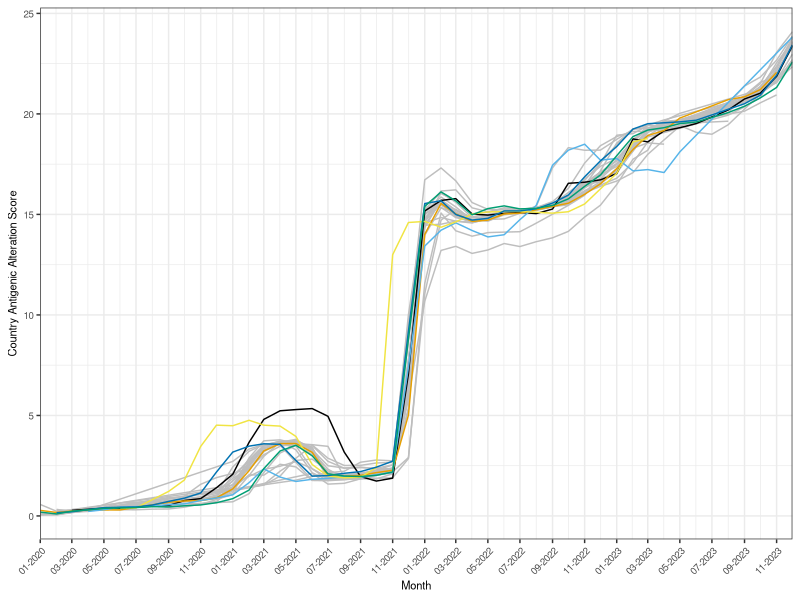
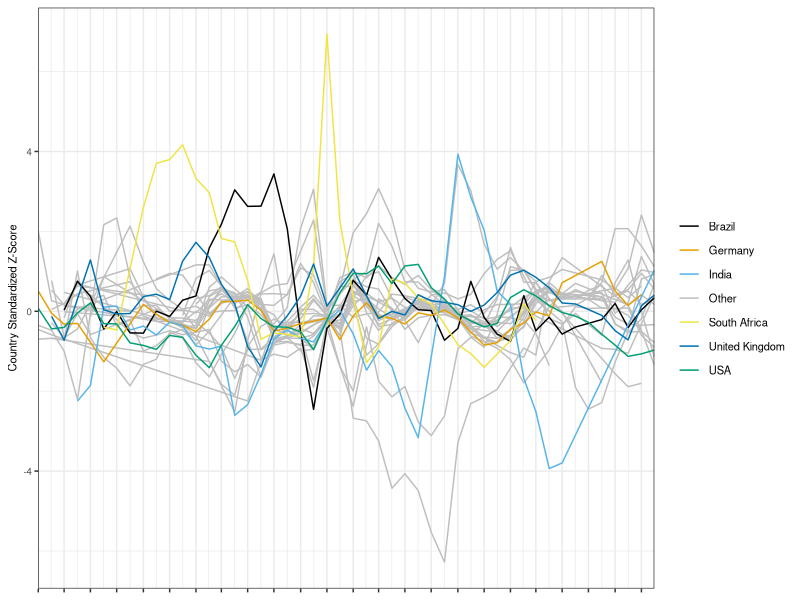
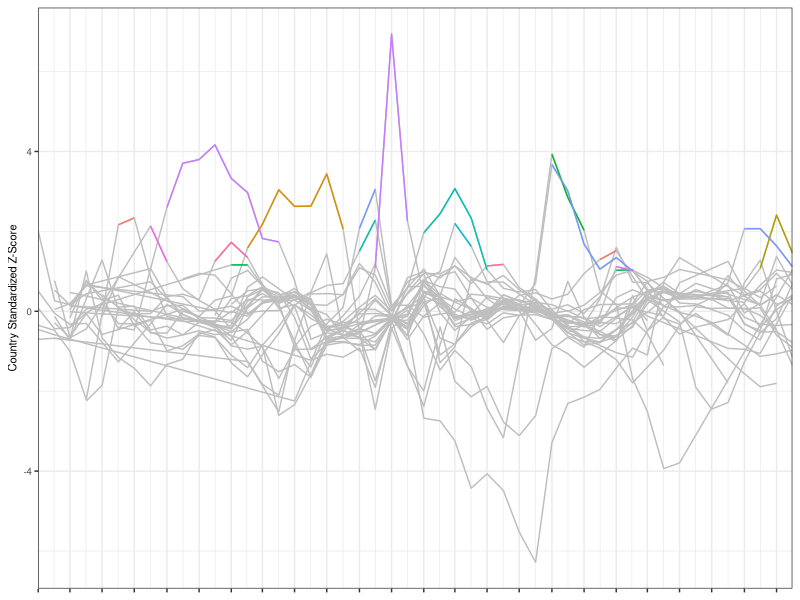

R code for these plots, in order:
#!/usr/bin/env Rscript

#### Country Score Comparison Over Time
#Author: Katrina Norwood
#Last Updated: 02/12/24

# Script to plot the change in country antigenic scores over the three year period 
# of 01-2020 to 12-2023. The cumulative scores file contains countries and their 
# given antigenic score that eiher have 1% of that month's submitted isolates or 
# 500 sequences in that month. This was done so that the in the earlier months in 
# the pandemic, when there were fewer sequences, countries that were still sequencing
# could be represented, despite not having 500 sequences. Please see the 
# country_frequency_threshold.py script to see how this was done.

# To run:
# 1. start in the /Corona_Variant_Scoring/ home directory
# 2. in command line run: ```Rscript country_score_comparison_over_time/country_score_comparison_over_time.R```

library(dplyr)
library(ggplot2)

args = commandArgs(trailingOnly=TRUE)
#output <- args[1]
#cumulative_scores <- read.csv(args[2], sep = "\t")

output <- "country_score_comparison_over_time/"
cumulative_scores <- read.csv("country_score_comparison_over_time/country_antigenic_score_with_threshold.tsv", sep = "\t")
print(head(cumulative_scores))

## Data Cleaning and Set up:

# Calculating the zscore of each country per month (to identify significant countries)
monthly_df_list <- list()

for (month in unique(cumulative_scores$date)) {
  print(month)
  # Separate by month
  month_df <- cumulative_scores[cumulative_scores$date == month, ]
  # Calculate zscores
  month_df$zscore <- (month_df$country_score - mean(month_df$country_score)) / sd(month_df$country_score)
  print(head(month_df))
  # Check output
  print(paste("Number of rows: ", nrow(month_df)))
  print(paste("Monthly SD: ", sd(month_df$country_score)))
  print(paste("Monthly Mean: ", mean(month_df$country_score)))
  # Add to list of DFs
  monthly_df_list <- append(monthly_df_list, list(month_df))
}

cumulative_scores_zscores <- do.call(rbind, monthly_df_list)
print(head(cumulative_scores_zscores))
print(paste("Length of cumulative_scores_zscores: ", nrow(cumulative_scores_zscores)))
print(paste("Length of cumulative_scores: ", nrow(cumulative_scores)))

# Creating a subplot with just a select number of countries
selected_countries <- c("USA", "Germany", "India", "South Africa", "Brazil", "United Kingdom")
cumulative_scores_countries_df <- cumulative_scores_zscores[cumulative_scores_zscores$Country %in% 
                                                      selected_countries, ]
cumulative_scores_countries_df <- cumulative_scores_countries_df %>%
  mutate(date = as.Date(paste0("01-", date), format="%d-%m-%Y")) %>%
  arrange(date)
print(paste("cumulative_scores_countries_df nrows: ", nrow(cumulative_scores_countries_df)))
      
# Creating a subplot with all other countries in it (to be shown as grey in the plot)
cumulative_scores_others_df <- cumulative_scores_zscores[!(cumulative_scores_zscores$Country  %in% 
                                                   selected_countries), ]
# Filtering out countries that have high sequencing for less than 30 months (to make plot cleaner)
cumulative_scores_others_df_subset <- cumulative_scores_others_df %>%
  group_by(Country) %>%
  filter(n() >= 30) %>%
  mutate(date = as.Date(paste0("01-", date), format="%d-%m-%Y")) %>%
  arrange(date)
print(paste("cumulative_scores_others_df_subset nrows: ", nrow(cumulative_scores_others_df_subset)))

sapply(cumulative_scores_countries_df, class)
sapply(cumulative_scores_others_df_subset, class)

# Recombining the plots so that we have the desired countries (even if they don't
# meet the desired threshold) as well as the countries meeting the 30 month sequencing 
# threshold.
combined_df <- rbind(cumulative_scores_others_df_subset, cumulative_scores_countries_df) # check here, its changing the column type
print("Combined Df: ")
print(nrow(combined_df))
print(head(combined_df))

# Adding two columns for plotting countries with zscore above and below 1
print("Adding columns with thresholds: ")
combined_df$zscore_above <- NA_real_
combined_df <- combined_df %>% mutate(zscore_above = if_else(zscore < 1, zscore_above, zscore))
print(head(combined_df))

## Plotting the results

# Country scores plot
plt1 <- ggplot() + 
  geom_line(data = cumulative_scores_others_df_subset, aes(x = date, y = country_score, 
                                                           group = Country, color = "Other")) +
  geom_line(data = cumulative_scores_countries_df, aes(x = date, y = country_score, 
                                                       group = Country, color = Country)) + 
  scale_x_date(date_breaks = "2 months", date_labels = "%m-%Y", expand = c(0, 0)) + 
  scale_color_manual(values = c("#000000", "#E69F00", "#56B4E9", "grey", "#F0E442",
                                "#0072B2", "#009E73")) +
  labs(x = "Month", y = "Country Antigenic Alteration Score", color = NULL) +
  theme_bw() +
  theme(axis.text = element_text(size = 7, vjust = 0.5, hjust = 1),
        axis.text.x = element_text(angle = 45), 
        axis.title.x = element_text(size = 8),
        axis.title.y = element_text(size = 8), 
        legend.position = "none")

ggsave(plt1, 
       filename = paste(output, "country_dynamics_ant_alt_scores_2020-01-2023-12_80x180.pdf", sep = ""),
       device = "pdf",
       height = 50, width = 140, units = "mm")

# Z-scores plot with selected countries highlighted
plt2 <- ggplot() + 
  geom_line(data = cumulative_scores_others_df_subset, aes(x = date, y = zscore, 
                                                           group = Country, color = "Other")) +
  geom_line(data = cumulative_scores_countries_df, aes(x = date, y = zscore, 
                                                       group = Country, color = Country)) + 
  scale_x_date(date_breaks = "2 months", date_labels = "%m-%Y", expand = c(0, 0)) + 
  scale_color_manual(values = c("#000000", "#E69F00", "#56B4E9", "grey", "#F0E442",
                                "#0072B2", "#009E73")) +
  labs(x = "Month", y = "Country Standardized Z-Score", color = NULL) +
  theme_bw() +
  theme(axis.text = element_text(size = 7, vjust = 0.5, hjust = 1),
        axis.title.x=element_blank(),
        axis.text.x = element_blank(),
        axis.title.y = element_text(size = 8), 
        legend.title = element_text(size=10),
        legend.text = element_text(size=8))

ggsave(plt2, 
       filename = paste(output, "country_dynamics_ant_alt_zscores_2020-01-2023-12_80x180.pdf", sep = ""),
       device = "pdf",
       height = 50, width = 140, units = "mm")

# Z-scores plot with zscores above 1 highlighted
plt3 <- ggplot() + 
  geom_line(data = combined_df, 
            aes(x = date, y = zscore, group = Country), 
            color = "grey") +
  geom_line(data = combined_df, 
            aes(x = date, y = zscore_above, group = Country, color = Country)) +
  scale_x_date(date_breaks = "2 months", date_labels = "%m-%Y", expand = c(0, 0)) +
  labs(x = "Month", y = "Country Standardized Z-Score", color = NULL) +
  theme_bw() +
  theme(axis.text = element_text(size = 7, vjust = 0.5, hjust = 1),
        axis.title.x = element_blank(),
        axis.text.x = element_blank(),
        axis.title.y = element_text(size = 8),
        legend.title = element_text(size=10),
        legend.position = "none")

ggsave(plt3, 
       filename = paste(output, "country_dynamics_ant_alt_zscores_threshold_2020-01-2023-12_80x180.pdf", sep = ""),
       device = "pdf",
       height = 50, width = 140, units = "mm")

knitr::knit_exit()